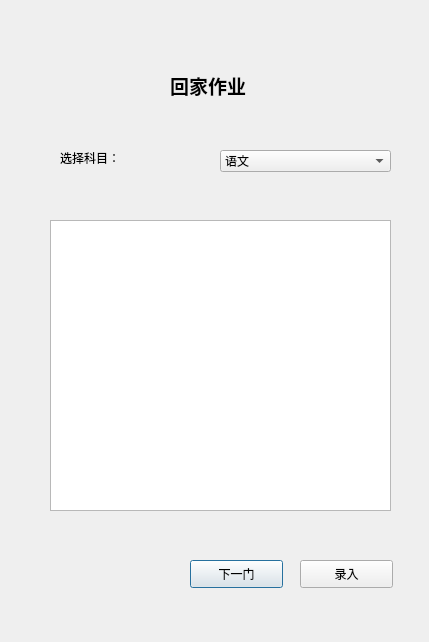
<?xml version="1.0" encoding="UTF-8"?>
<ui version="4.0">
 <class>homework</class>
 <widget class="QDialog" name="homework">
  <property name="geometry">
   <rect>
    <x>0</x>
    <y>0</y>
    <width>429</width>
    <height>642</height>
   </rect>
  </property>
  <property name="windowTitle">
   <string>回家作业</string>
  </property>
  <widget class="QLabel" name="label_2">
   <property name="geometry">
    <rect>
     <x>60</x>
     <y>150</y>
     <width>91</width>
     <height>16</height>
    </rect>
   </property>
   <property name="text">
    <string>选择科目：</string>
   </property>
  </widget>
  <widget class="QComboBox" name="ClassSwitch">
   <property name="geometry">
    <rect>
     <x>220</x>
     <y>150</y>
     <width>171</width>
     <height>22</height>
    </rect>
   </property>
   <item>
    <property name="text">
     <string>语文</string>
    </property>
   </item>
   <item>
    <property name="text">
     <string>数学</string>
    </property>
   </item>
   <item>
    <property name="text">
     <string>英语</string>
    </property>
   </item>
   <item>
    <property name="text">
     <string>物理</string>
    </property>
   </item>
   <item>
    <property name="text">
     <string>化学</string>
    </property>
   </item>
   <item>
    <property name="text">
     <string>生物</string>
    </property>
   </item>
   <item>
    <property name="text">
     <string>政治</string>
    </property>
   </item>
   <item>
    <property name="text">
     <string>历史</string>
    </property>
   </item>
   <item>
    <property name="text">
     <string>地理</string>
    </property>
   </item>
  </widget>
  <widget class="QLabel" name="label">
   <property name="geometry">
    <rect>
     <x>170</x>
     <y>70</y>
     <width>101</width>
     <height>31</height>
    </rect>
   </property>
   <property name="font">
    <font>
     <family>Adobe Devanagari</family>
     <pointsize>14</pointsize>
     <weight>75</weight>
     <bold>true</bold>
    </font>
   </property>
   <property name="text">
    <string>回家作业</string>
   </property>
  </widget>
  <widget class="QTextEdit" name="textEdit">
   <property name="geometry">
    <rect>
     <x>50</x>
     <y>220</y>
     <width>341</width>
     <height>291</height>
    </rect>
   </property>
  </widget>
  <widget class="QPushButton" name="BtnNext">
   <property name="geometry">
    <rect>
     <x>190</x>
     <y>560</y>
     <width>93</width>
     <height>28</height>
    </rect>
   </property>
   <property name="cursor">
    <cursorShape>PointingHandCursor</cursorShape>
   </property>
   <property name="text">
    <string>下一门</string>
   </property>
  </widget>
  <widget class="QPushButton" name="BtnInsert">
   <property name="geometry">
    <rect>
     <x>300</x>
     <y>560</y>
     <width>93</width>
     <height>28</height>
    </rect>
   </property>
   <property name="cursor">
    <cursorShape>PointingHandCursor</cursorShape>
   </property>
   <property name="text">
    <string>录入</string>
   </property>
  </widget>
 </widget>
 <resources/>
 <connections/>
</ui>
